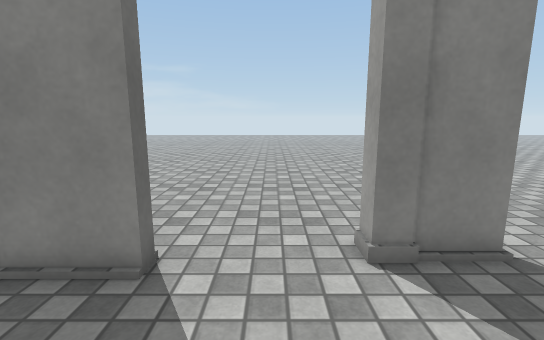
view 1 (above)

21 first-person views from a walk through a 3-D level made in the Unity game engine. The camera is 1.2 m above the floor, tilts 10° down and sees 85° across. The floor is counted in squares, 0.5 m on a side. Each view is taken from the middle of a square. On the plan, view 1 faces up. The plan holds only what a view shows up to about 19 squares ahead; the rest is blank. The place goes on beyond the plan. The player character is not drawn. Surface patterns are stand-ins for the level's own textures.

view 2
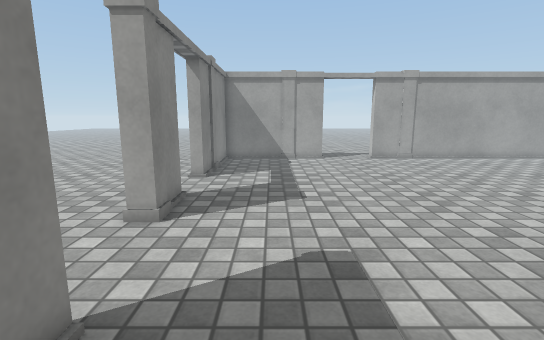

view 3
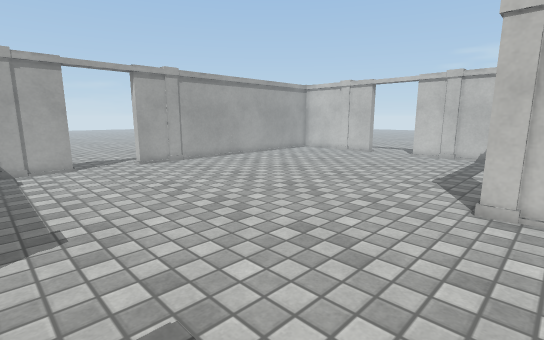

view 4
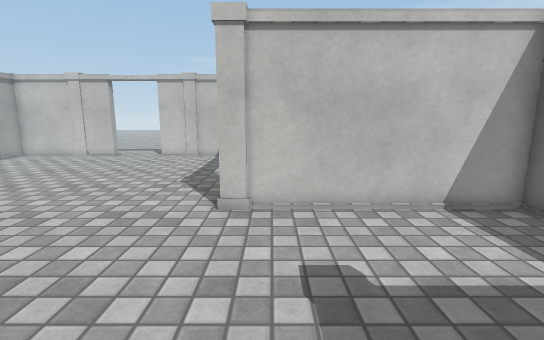

view 5
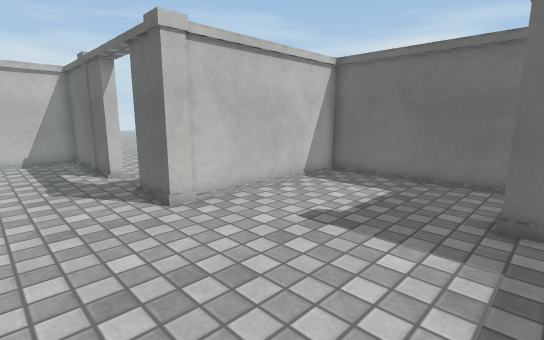

view 6
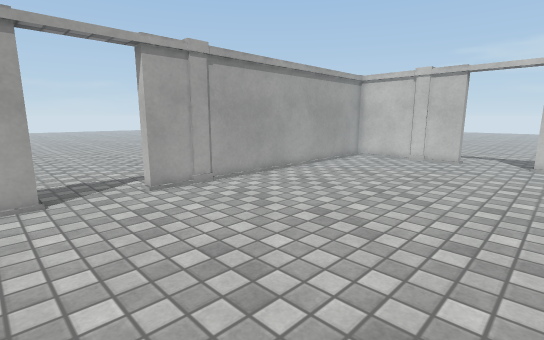

view 7
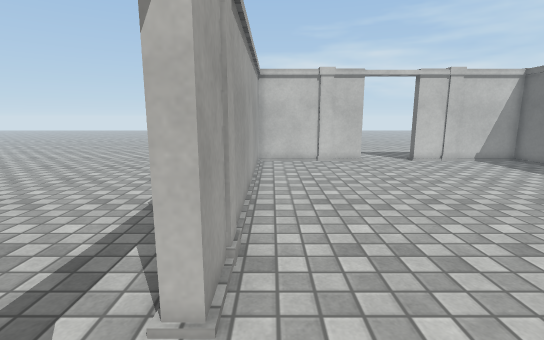

view 8
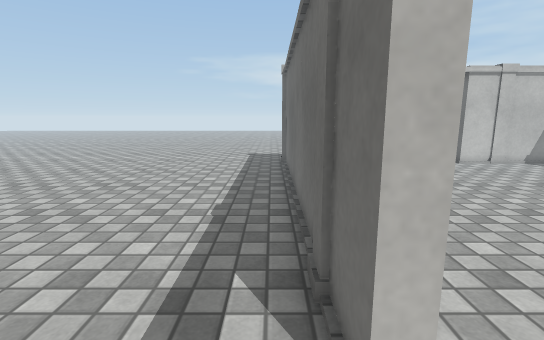

view 9
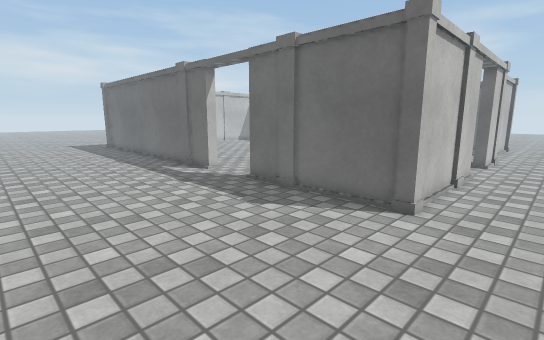

view 10
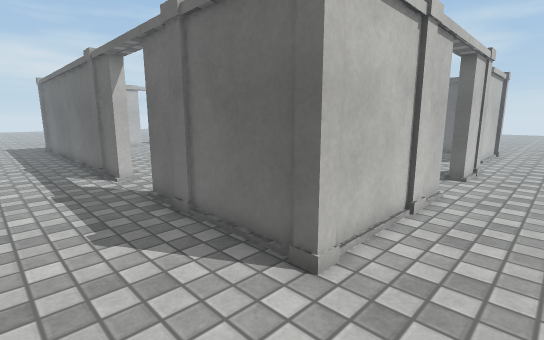

view 11
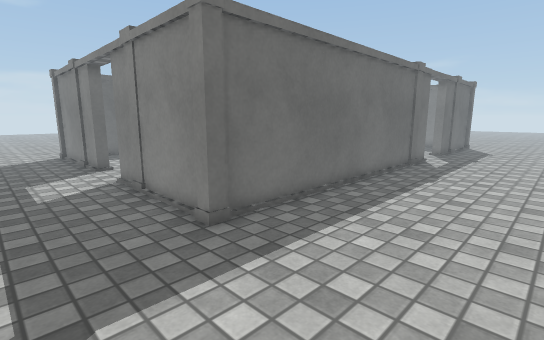

view 12
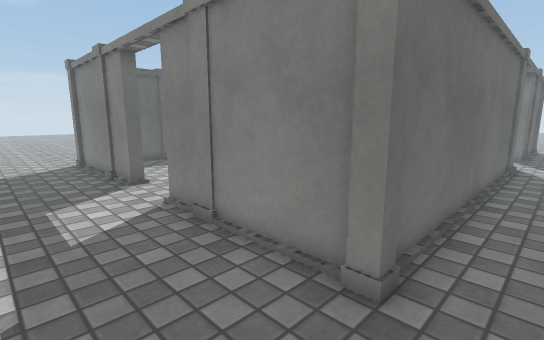

view 13
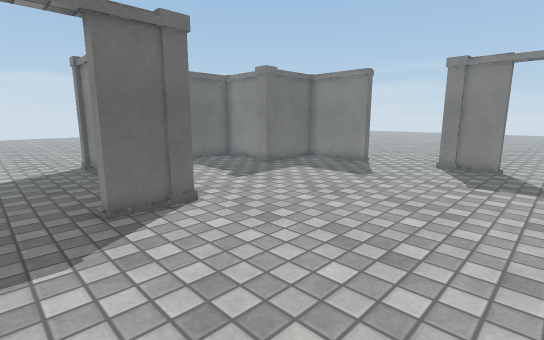

view 14
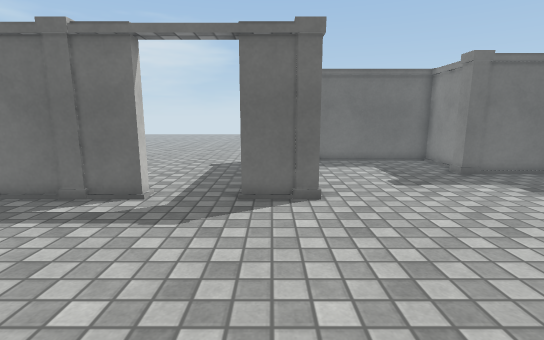

view 15
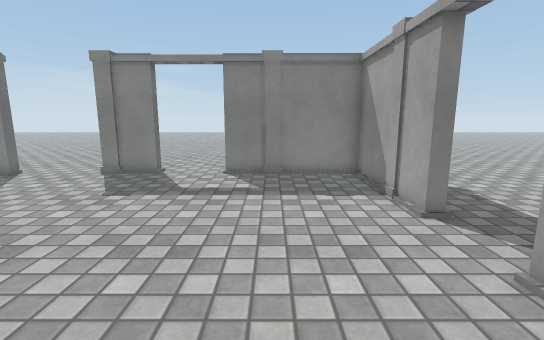

view 16
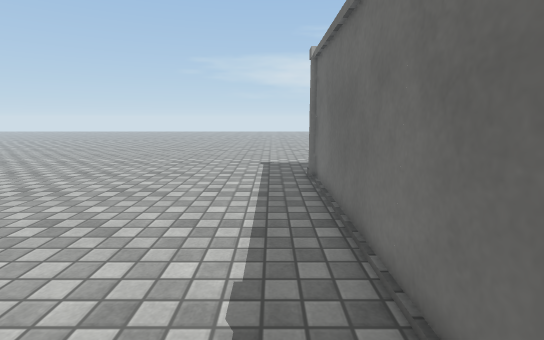

view 17
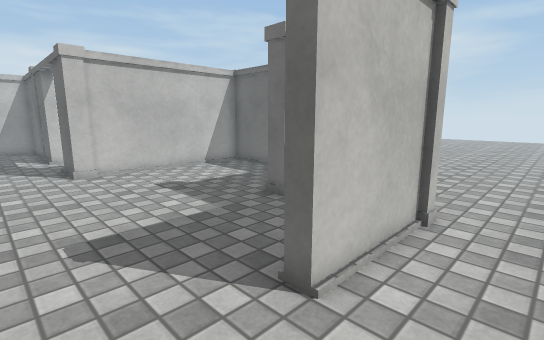

view 18
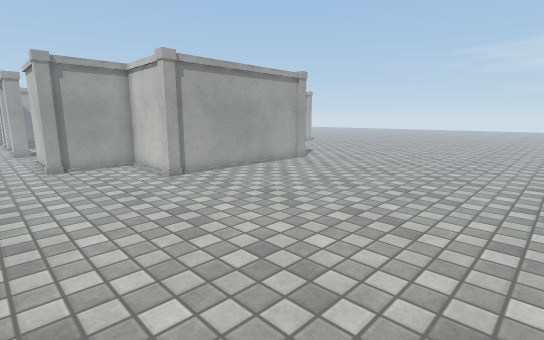

view 19
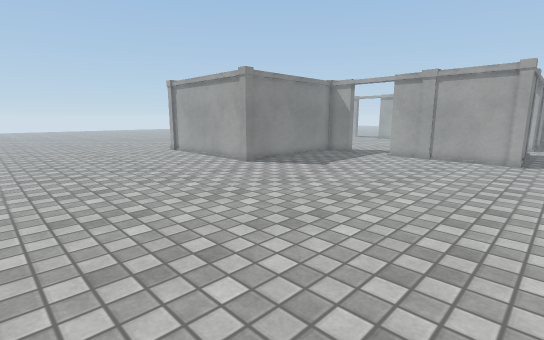

view 20
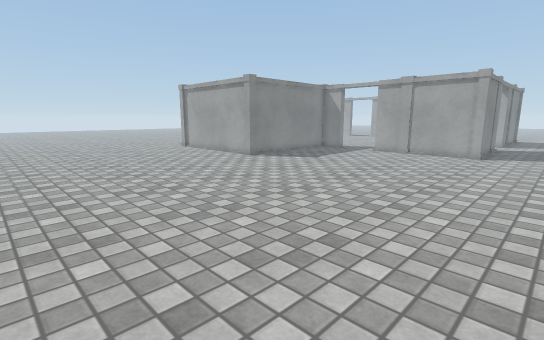

view 21
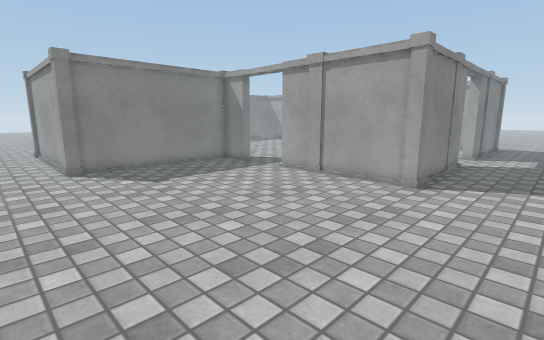

### Floor plan
Points are (right, up) in squares from view 1. A wall is a line through its corners. A room is listed if a view was taken in it or the views show most of it. See-through windows are left out.
Room 1 (views 1, 2, 3, 4, 5, 6, 7, 8, 9, 10, 11, 12, 13, 14, 15, 16, 17)
walls: (-1.7, -7.4) (-1.7, -8.9) (-2.2, -8.9); (9.4, -17.7) (12.7, -17.7) (12.7, -4) (13.2, -4) (13.2, -18); (2.4, -17.7) (4, -17.7) (4, -18.2) (-2.2, -18.2); (-2.2, -13.6) (-2.2, -11.9) (-1.7, -11.9) (-1.7, -17.7) (1.6, -17.7); (13.4, -17.9) (13.4, -18.4) (12.9, -18.4); (12.9, -18.2) (7, -18.2) (7, -17.7) (8.6, -17.7); (9.5, 5.3) (12.8, 5.3); (13.2, 5) (13.2, -1) (12.7, -1) (12.7, 4.8) (7, 4.8) (7, 5.3) (8.5, 5.3); (12.9, 5.5) (13.4, 5.5) (13.4, 4.9); (2.5, 5.3) (4, 5.3) (4, 4.8) (2.4, 4.8); (-1.9, -18.4) (-2.4, -18.4) (-2.4, -17.9); (-6.9, 0.8) (-9.8, 0.8) (-9.8, -6.7) (-2.4, -6.7); (-5.5, 4.8) (-2, 4.8) (-2, 4.2) (-5.7, 4.2) (-5.7, 0.4)
ways out: opening at (-6, 7) to room 2; opening at (-3.8, -14.9) to room 2
objects: other object (-6, 0); other object (-2, -7); other object (2, 5)
Room 2 (views 18, 19, 20, 21)
walls: (-10.3, -7) (-10.3, 1); (-9.9, -7.5) (-10.5, -7.5) (-10.5, -6.9); (-10.5, 0.9) (-10.5, 1.4) (-9.9, 1.4); (-9.6, 1.2) (-6.3, 1.2) (-6.3, 4.5); (-2.5, -7.3) (-10, -7.3); (-2.2, -8.9) (-2.2, -7.5); (-2.2, -18.2) (-2.2, -13.6)
ways out: opening at (-6, 7) to room 1; opening at (-3.8, -14.9) to room 1
objects: other object (-6, 5)

Where each view was taken, in squares from view 1:
view 1: 0 up, 0 right, facing up
view 2: 2 up, 5 left, facing right
view 3: 2 up, 3 left, facing down-right
view 4: 1 up, 3 left, facing down
view 5: 1 up, 2 right, facing down-left
view 6: 0 up, 3 right, facing down-right
view 7: 1 down, 12 right, facing down
view 8: 2 down, 14 right, facing down
view 9: 8 up, 21 right, facing down-left
view 10: 8 up, 17 right, facing down-left
view 11: 22 down, 19 right, facing up-left
view 12: 22 down, 15 right, facing up-left
view 13: 11 down, 6 right, facing up-left
view 14: 8 down, 7 right, facing left
view 15: 8 down, 9 right, facing up
view 16: 6 down, 15 right, facing down
view 17: 7 up, 1 right, facing down-left
view 18: 7 up, 22 left, facing down-right
view 19: 20 down, 21 left, facing up-right
view 20: 22 down, 23 left, facing up-right
view 21: 22 down, 13 left, facing up-right
